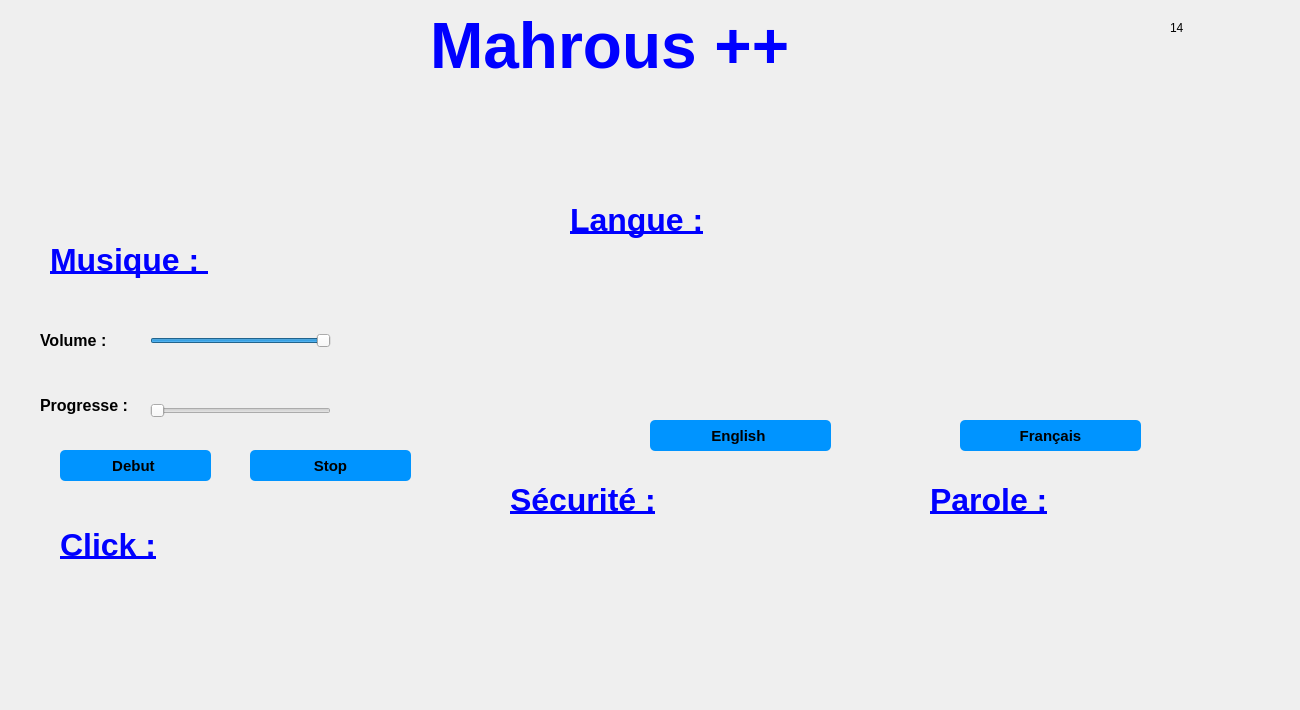
   <widget class="QWidget" name="page_15">
    <widget class="QLabel" name="label_133">
     <property name="geometry">
      <rect>
       <x>1170</x>
       <y>20</y>
       <width>16</width>
       <height>16</height>
      </rect>
     </property>
     <property name="text">
      <string>14</string>
     </property>
    </widget>
    <widget class="QPushButton" name="pushButton_143">
     <property name="geometry">
      <rect>
       <x>280</x>
       <y>560</y>
       <width>121</width>
       <height>141</height>
      </rect>
     </property>
     <property name="styleSheet">
      <string notr="true">QPushButton { border: none;image :url(C:/Users/ASUS/Downloads/bell.png);}
QPushButton:hover
{
border: none;image :url(C:/Users/ASUS/Downloads/bell (3).png);
}
</string>
     </property>
     <property name="text">
      <string/>
     </property>
    </widget>
    <widget class="QPushButton" name="pushButton_144">
     <property name="geometry">
      <rect>
       <x>280</x>
       <y>550</y>
       <width>121</width>
       <height>151</height>
      </rect>
     </property>
     <property name="styleSheet">
      <string notr="true">QPushButton { border: none;image :url(C:/Users/ASUS/Downloads/bell (1).png);}
QPushButton:hover
{
border: none;image :url(C:/Users/ASUS/Downloads/bell (2).png);
}
</string>
     </property>
     <property name="text">
      <string/>
     </property>
    </widget>
    <widget class="QPushButton" name="pushButton_145">
     <property name="geometry">
      <rect>
       <x>20</x>
       <y>170</y>
       <width>41</width>
       <height>31</height>
      </rect>
     </property>
     <property name="styleSheet">
      <string notr="true">QPushButton { border: none;image :url(A:/integration/integration final/back (5).png);}
QPushButton:hover
{
border: none;image :url(A:/integration/integration final/back (6).png);
}
</string>
     </property>
     <property name="text">
      <string/>
     </property>
    </widget>
    <widget class="QLabel" name="volume">
     <property name="geometry">
      <rect>
       <x>340</x>
       <y>310</y>
       <width>47</width>
       <height>51</height>
      </rect>
     </property>
     <property name="text">
      <string/>
     </property>
    </widget>
    <widget class="QPushButton" name="pushButton_141">
     <property name="geometry">
      <rect>
       <x>60</x>
       <y>450</y>
       <width>151</width>
       <height>31</height>
      </rect>
     </property>
     <property name="font">
      <font>
       <pointsize>11</pointsize>
       <weight>75</weight>
       <bold>true</bold>
      </font>
     </property>
     <property name="styleSheet">
      <string notr="true">QPushButton {
padding: 5px;
border-radius: 5px;
background-color:#0094ff;
font-weight: bold;
}
QPushButton:hover
{
color :white;
}</string>
     </property>
     <property name="text">
      <string>Debut </string>
     </property>
    </widget>
    <widget class="QPushButton" name="pushButton_142">
     <property name="geometry">
      <rect>
       <x>250</x>
       <y>450</y>
       <width>161</width>
       <height>31</height>
      </rect>
     </property>
     <property name="font">
      <font>
       <pointsize>11</pointsize>
       <weight>75</weight>
       <bold>true</bold>
      </font>
     </property>
     <property name="styleSheet">
      <string notr="true">QPushButton {
padding: 5px;
border-radius: 5px;
background-color:#0094ff;
font-weight: bold;
}
QPushButton:hover
{
color :white;
}</string>
     </property>
     <property name="text">
      <string>Stop</string>
     </property>
    </widget>
    <widget class="QLabel" name="label_135">
     <property name="geometry">
      <rect>
       <x>40</x>
       <y>320</y>
       <width>81</width>
       <height>41</height>
      </rect>
     </property>
     <property name="text">
      <string>&lt;html&gt;&lt;head/&gt;&lt;body&gt;&lt;p&gt;&lt;span style=&quot; font-size:12pt; font-weight:600;&quot;&gt;Volume :&lt;/span&gt;&lt;/p&gt;&lt;/body&gt;&lt;/html&gt;</string>
     </property>
    </widget>
    <widget class="QSlider" name="sliderVolume">
     <property name="geometry">
      <rect>
       <x>150</x>
       <y>330</y>
       <width>181</width>
       <height>22</height>
      </rect>
     </property>
     <property name="value">
      <number>99</number>
     </property>
     <property name="orientation">
      <enum>Qt::Horizontal</enum>
     </property>
    </widget>
    <widget class="QLabel" name="label_134">
     <property name="geometry">
      <rect>
       <x>40</x>
       <y>380</y>
       <width>111</width>
       <height>51</height>
      </rect>
     </property>
     <property name="font">
      <font>
       <pointsize>12</pointsize>
       <weight>75</weight>
       <bold>true</bold>
      </font>
     </property>
     <property name="text">
      <string>&lt;html&gt;&lt;head/&gt;&lt;body&gt;&lt;p&gt;&lt;span style=&quot; font-size:12pt; font-weight:600;&quot;&gt;Progresse :&lt;/span&gt;&lt;/p&gt;&lt;/body&gt;&lt;/html&gt;</string>
     </property>
    </widget>
    <widget class="QSlider" name="sliderProgresse">
     <property name="geometry">
      <rect>
       <x>150</x>
       <y>400</y>
       <width>181</width>
       <height>22</height>
      </rect>
     </property>
     <property name="orientation">
      <enum>Qt::Horizontal</enum>
     </property>
    </widget>
    <widget class="QLabel" name="label_137">
     <property name="geometry">
      <rect>
       <x>50</x>
       <y>230</y>
       <width>181</width>
       <height>61</height>
      </rect>
     </property>
     <property name="font">
      <font>
       <pointsize>24</pointsize>
       <weight>75</weight>
       <bold>true</bold>
       <underline>true</underline>
      </font>
     </property>
     <property name="text">
      <string>&lt;html&gt;&lt;head/&gt;&lt;body&gt;&lt;p&gt;&lt;span style=&quot; font-size:24pt; font-weight:600; text-decoration: underline; color:#0000ff;&quot;&gt;Musique : &lt;/span&gt;&lt;/p&gt;&lt;/body&gt;&lt;/html&gt;</string>
     </property>
    </widget>
    <widget class="QLabel" name="label_138">
     <property name="geometry">
      <rect>
       <x>60</x>
       <y>520</y>
       <width>111</width>
       <height>51</height>
      </rect>
     </property>
     <property name="font">
      <font>
       <pointsize>24</pointsize>
       <weight>75</weight>
       <bold>true</bold>
       <underline>true</underline>
      </font>
     </property>
     <property name="text">
      <string>&lt;html&gt;&lt;head/&gt;&lt;body&gt;&lt;p&gt;&lt;span style=&quot; font-size:24pt; font-weight:600; text-decoration: underline; color:#0000ff;&quot;&gt;Click :&lt;/span&gt;&lt;/p&gt;&lt;/body&gt;&lt;/html&gt;</string>
     </property>
    </widget>
    <widget class="QPushButton" name="pushButton_147">
     <property name="geometry">
      <rect>
       <x>960</x>
       <y>420</y>
       <width>181</width>
       <height>31</height>
      </rect>
     </property>
     <property name="font">
      <font>
       <pointsize>11</pointsize>
       <weight>75</weight>
       <bold>true</bold>
      </font>
     </property>
     <property name="styleSheet">
      <string notr="true">QPushButton {
padding: 5px;
border-radius: 5px;
background-color:#0094ff;
font-weight: bold;
}
QPushButton:hover
{
color :white;
}</string>
     </property>
     <property name="text">
      <string>Français</string>
     </property>
    </widget>
    <widget class="QPushButton" name="pushButton_148">
     <property name="geometry">
      <rect>
       <x>650</x>
       <y>420</y>
       <width>181</width>
       <height>31</height>
      </rect>
     </property>
     <property name="font">
      <font>
       <pointsize>11</pointsize>
       <weight>75</weight>
       <bold>true</bold>
      </font>
     </property>
     <property name="styleSheet">
      <string notr="true">QPushButton {
padding: 5px;
border-radius: 5px;
background-color:#0094ff;
font-weight: bold;
}
QPushButton:hover
{
color :white;
}</string>
     </property>
     <property name="text">
      <string>English </string>
     </property>
    </widget>
    <widget class="QLabel" name="label_139">
     <property name="geometry">
      <rect>
       <x>570</x>
       <y>180</y>
       <width>191</width>
       <height>81</height>
      </rect>
     </property>
     <property name="font">
      <font>
       <pointsize>24</pointsize>
       <weight>75</weight>
       <bold>true</bold>
       <underline>true</underline>
      </font>
     </property>
     <property name="text">
      <string>&lt;html&gt;&lt;head/&gt;&lt;body&gt;&lt;p&gt;&lt;span style=&quot; font-size:24pt; font-weight:600; text-decoration: underline; color:#0000ff;&quot;&gt;Langue :&lt;/span&gt;&lt;/p&gt;&lt;/body&gt;&lt;/html&gt;</string>
     </property>
    </widget>
    <widget class="QLabel" name="label_140">
     <property name="geometry">
      <rect>
       <x>960</x>
       <y>250</y>
       <width>161</width>
       <height>161</height>
      </rect>
     </property>
     <property name="styleSheet">
      <string notr="true">image :url(A:/integration/integration final/frrancais.png);
</string>
     </property>
     <property name="text">
      <string/>
     </property>
    </widget>
    <widget class="QLabel" name="label_141">
     <property name="geometry">
      <rect>
       <x>660</x>
       <y>250</y>
       <width>161</width>
       <height>151</height>
      </rect>
     </property>
     <property name="styleSheet">
      <string notr="true">image :url(A:/integration/integration final/english.png);
</string>
     </property>
     <property name="text">
      <string/>
     </property>
    </widget>
    <widget class="QLabel" name="label_142">
     <property name="geometry">
      <rect>
       <x>230</x>
       <y>210</y>
       <width>101</width>
       <height>101</height>
      </rect>
     </property>
     <property name="styleSheet">
      <string notr="true">image:url(C:/Users/ASUS/Downloads/music.png);</string>
     </property>
     <property name="text">
      <string/>
     </property>
    </widget>
    <widget class="QPushButton" name="pushButton_149">
     <property name="geometry">
      <rect>
       <x>1090</x>
       <y>510</y>
       <width>91</width>
       <height>151</height>
      </rect>
     </property>
     <property name="styleSheet">
      <string notr="true">QPushButton { border: none;image :url(A:/integration/integration final/speek on.png);}
QPushButton:hover
{
border: none;image :url(A:/integration/integration final/speek on hover.png);
}
</string>
     </property>
     <property name="text">
      <string/>
     </property>
    </widget>
    <widget class="QPushButton" name="pushButton_150">
     <property name="geometry">
      <rect>
       <x>1090</x>
       <y>510</y>
       <width>91</width>
       <height>151</height>
      </rect>
     </property>
     <property name="styleSheet">
      <string notr="true">QPushButton { border: none;image :url(A:/integration/integration final/speek off.png);}
QPushButton:hover
{
border: none;image :url(A:/integration/integration final/speek offhover.png);
}
</string>
     </property>
     <property name="text">
      <string/>
     </property>
    </widget>
    <widget class="QPushButton" name="pushButton_154">
     <property name="geometry">
      <rect>
       <x>710</x>
       <y>530</y>
       <width>111</width>
       <height>131</height>
      </rect>
     </property>
     <property name="styleSheet">
      <string notr="true">QPushButton { border: none;image :url(A:/integration/integration final/lock open.png);}
QPushButton:hover
{
border: none;image :url(A:/integration/integration final/lock open hover.png);
}
</string>
     </property>
     <property name="text">
      <string/>
     </property>
    </widget>
    <widget class="QPushButton" name="pushButton_155">
     <property name="geometry">
      <rect>
       <x>695</x>
       <y>530</y>
       <width>141</width>
       <height>131</height>
      </rect>
     </property>
     <property name="styleSheet">
      <string notr="true">QPushButton { border: none;image :url(A:/integration/integration final/lock close.png);}
QPushButton:hover
{
border: none;image :url(A:/integration/integration final/lock close hover.png);
}
</string>
     </property>
     <property name="text">
      <string/>
     </property>
    </widget>
    <widget class="QLabel" name="label_159">
     <property name="geometry">
      <rect>
       <x>930</x>
       <y>480</y>
       <width>151</width>
       <height>41</height>
      </rect>
     </property>
     <property name="font">
      <font>
       <pointsize>24</pointsize>
       <weight>75</weight>
       <bold>true</bold>
       <underline>true</underline>
      </font>
     </property>
     <property name="text">
      <string>&lt;html&gt;&lt;head/&gt;&lt;body&gt;&lt;p&gt;&lt;span style=&quot; color:#0000ff;&quot;&gt;Parole :&lt;/span&gt;&lt;/p&gt;&lt;/body&gt;&lt;/html&gt;</string>
     </property>
    </widget>
    <widget class="QLabel" name="label_160">
     <property name="geometry">
      <rect>
       <x>510</x>
       <y>480</y>
       <width>181</width>
       <height>41</height>
      </rect>
     </property>
     <property name="font">
      <font>
       <pointsize>24</pointsize>
       <weight>75</weight>
       <bold>true</bold>
       <underline>true</underline>
      </font>
     </property>
     <property name="text">
      <string>&lt;html&gt;&lt;head/&gt;&lt;body&gt;&lt;p&gt;&lt;span style=&quot; color:#0000ff;&quot;&gt;Sécurité :&lt;/span&gt;&lt;/p&gt;&lt;/body&gt;&lt;/html&gt;</string>
     </property>
    </widget>
    <widget class="QLabel" name="label_173">
     <property name="geometry">
      <rect>
       <x>0</x>
       <y>0</y>
       <width>1291</width>
       <height>700</height>
      </rect>
     </property>
     <property name="text">
      <string/>
     </property>
     <property name="pixmap">
      <pixmap>../../../../PROJET QT/qt/template.png</pixmap>
     </property>
    </widget>
    <widget class="QLabel" name="label_182">
     <property name="geometry">
      <rect>
       <x>430</x>
       <y>10</y>
       <width>411</width>
       <height>71</height>
      </rect>
     </property>
     <property name="text">
      <string>&lt;html&gt;&lt;head/&gt;&lt;body&gt;&lt;p&gt;&lt;span style=&quot; font-size:48pt; font-weight:600; color:#0000ff;&quot;&gt;Mahrous ++&lt;/span&gt;&lt;/p&gt;&lt;/body&gt;&lt;/html&gt;</string>
     </property>
    </widget>
    <widget class="QLabel" name="label_237">
     <property name="geometry">
      <rect>
       <x>750</x>
       <y>160</y>
       <width>101</width>
       <height>91</height>
      </rect>
     </property>
     <property name="styleSheet">
      <string notr="true">image:url(C:/Users/ASUS/Downloads/translate.png)</string>
     </property>
     <property name="text">
      <string/>
     </property>
    </widget>
    <zorder>label_173</zorder>
    <zorder>label_133</zorder>
    <zorder>pushButton_143</zorder>
    <zorder>pushButton_144</zorder>
    <zorder>pushButton_145</zorder>
    <zorder>volume</zorder>
    <zorder>pushButton_141</zorder>
    <zorder>pushButton_142</zorder>
    <zorder>label_135</zorder>
    <zorder>sliderVolume</zorder>
    <zorder>label_134</zorder>
    <zorder>sliderProgresse</zorder>
    <zorder>label_137</zorder>
    <zorder>label_138</zorder>
    <zorder>pushButton_147</zorder>
    <zorder>pushButton_148</zorder>
    <zorder>label_139</zorder>
    <zorder>label_140</zorder>
    <zorder>label_141</zorder>
    <zorder>label_142</zorder>
    <zorder>pushButton_149</zorder>
    <zorder>pushButton_150</zorder>
    <zorder>pushButton_154</zorder>
    <zorder>pushButton_155</zorder>
    <zorder>label_159</zorder>
    <zorder>label_160</zorder>
    <zorder>label_182</zorder>
    <zorder>label_237</zorder>
   </widget>
